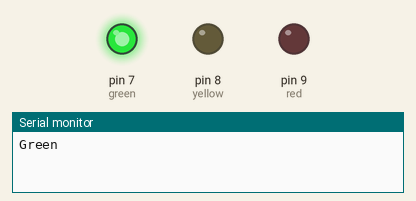
This sketch was run on a simulated Arduino Uno, built with avr-gcc and run on an emulated ATmega328P. Parts: output pins drawn as LEDs (lit = HIGH), the last lines printed to the serial monitor.

Above: at 1.0 s.
At 2.2 s:
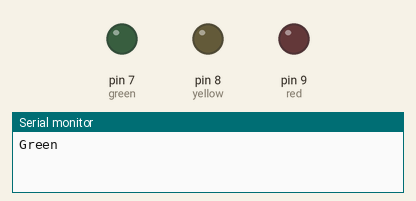
At 3.0 s:
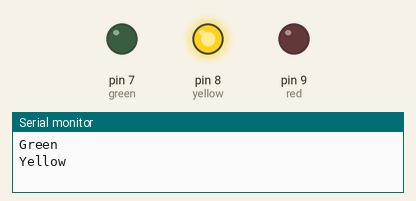
At 5.2 s:
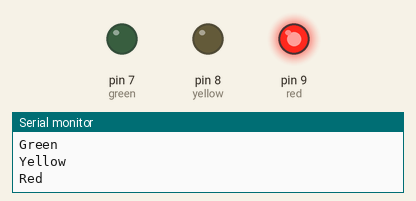
Timing chart, 0 to 9.1 s (numbered marks = the images above):
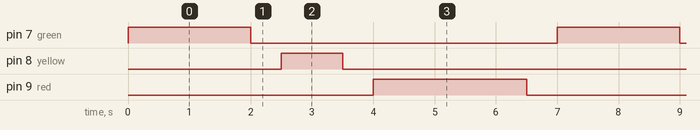

The sketch:

arduino-trafficlight.ino
```cpp
  int red = 9;
  int yellow = 8;
  int green = 7;

void setup() {
  Serial.begin(9600);
  pinMode(9,OUTPUT); //red
  pinMode(8,OUTPUT); //yellow
  pinMode(7,OUTPUT); //green
}

void loop() {
  Serial.println("Green");
  digitalWrite(green, HIGH);
  delay(2000);
  digitalWrite(green, LOW);
  delay(500);

  Serial.println("Yellow");
  digitalWrite(yellow, HIGH);
  delay(1000);
  digitalWrite(yellow, LOW);
  delay(500);

  Serial.println("Red");
  digitalWrite(red, HIGH);
  delay(2500);
  digitalWrite(red, LOW);
  delay(500);
}
```

Measured:
- by itself, pin 7 (green): alternates HIGH for 2.0 s and LOW for 5.0 s
- by itself, pin 8 (yellow): alternates HIGH for 1.0 s and LOW for 6.0 s
- by itself, pin 9 (red): alternates HIGH for 2.5 s and LOW for 4.5 s
